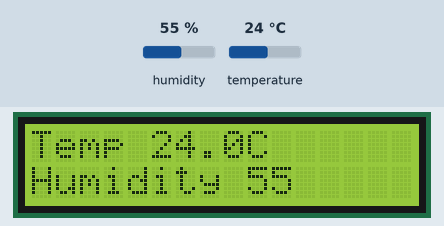
The sketch below on a simulated Arduino Uno, built with avr-gcc and run on an emulated ATmega328P. Shown: 16×2 character LCD. Inputs (shaded band) come from the test bench; at power-on: humidity 55 %, temperature 24 °C.

Above: at 1.7 s.
1.8 s: humidity set to 22 %
At 3.2 s:
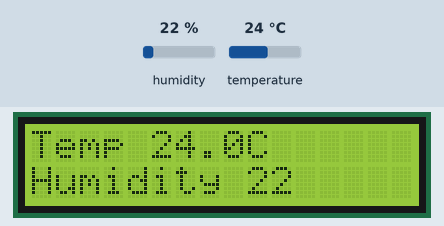
4.5 s: temperature set to 12 °C
At 5.4 s:
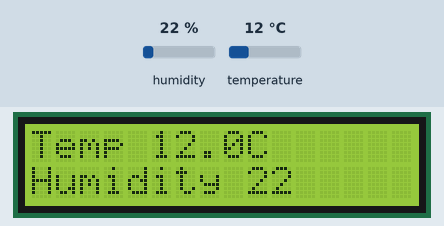
7.2 s: humidity set to 40 %
At 9.2 s:
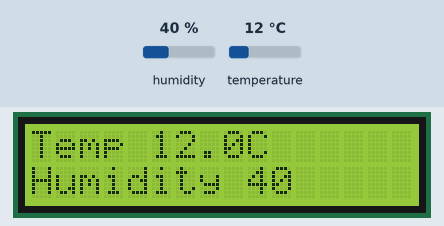
10.2 s: temperature set to 19 °C
At 11.5 s:
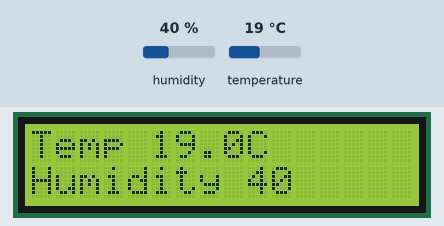
Timing chart, 0 to 13.2 s (numbered marks = the images above; inputs shaded):
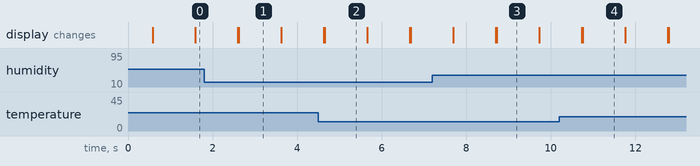

Measured:
- after the input at 1.8 s, the display: first differs from a run without the input after 0.82 s (image 1)
- after the input at 4.5 s, the display: first differs from a run without the input after 0.16 s (image 2)
- after the input at 7.2 s, the display: first differs from a run without the input after 1.5 s (image 3)
- after the input at 10.2 s, the display: first differs from a run without the input after 0.56 s (image 4)
- what the display in image 1 shows lasts 1.0 s, from 2.6 s to 3.6 s

The sketch:

51_dht11_lcd.ino
```cpp
#include <LiquidCrystal.h>
#include "DHT.h"
#define Type DHT11
#define LCD_COLUMNS 16
#define LCD_ROWS 2

// DHT variables
int sensePin = 2;
DHT HT(sensePin, Type);
float humidity;
float tempC;
float tempF;

// lcd variabels
int rs = 7;
int en = 8;
int d4 = 9;
int d5 = 10;
int d6 = 11;
int d7 = 12;
LiquidCrystal lcd(rs,en,d4,d5,d6,d7);

int setTime = 500;

void setup() {
  Serial.begin(9600);
pinMode(sensePin, INPUT);
HT.begin();
lcd.begin(LCD_COLUMNS,LCD_ROWS);
delay(setTime);
}

void loop() {
humidity = HT.readHumidity();
tempC = HT.readTemperature();

lcd.setCursor(0,0);
lcd.print("Temp " + String(tempC,1) + "C");
lcd.setCursor(0,1);
lcd.print("Humidity " + String(humidity,0));

delay(1000);
lcd.clear();
}
```
